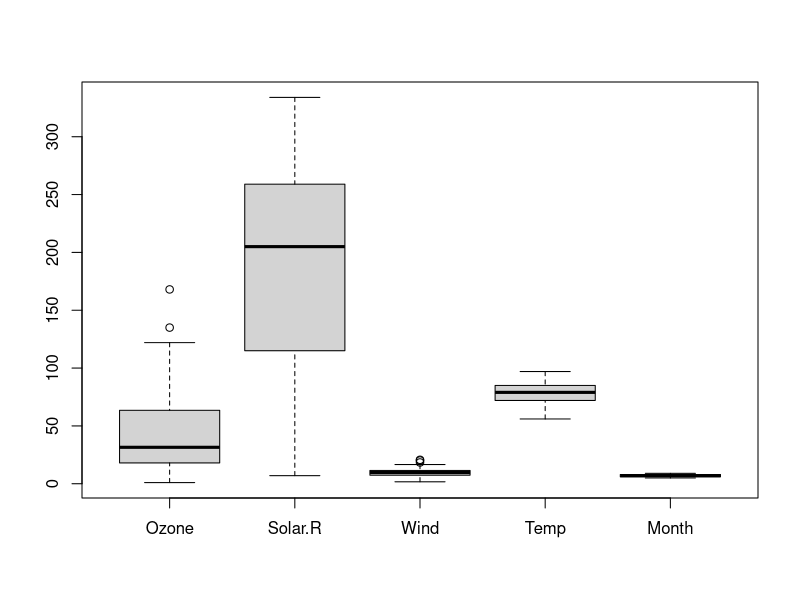

Write R code to recreate this figure. (Note: this script raises an error after producing the figure.)
x=datasets::airquality
head(x,10)
boxplot(x[,-6])
par(mfrow=c(3,3),mar=c(2,5,2,1),las=0,bty="o")
plot(x$ozone)
plot(x$Ozone,x$Wind)
plot(x$Ozone,type="l")
barplot(x$Ozone,horiz=TRUE)
hist((x$Solar.R))
